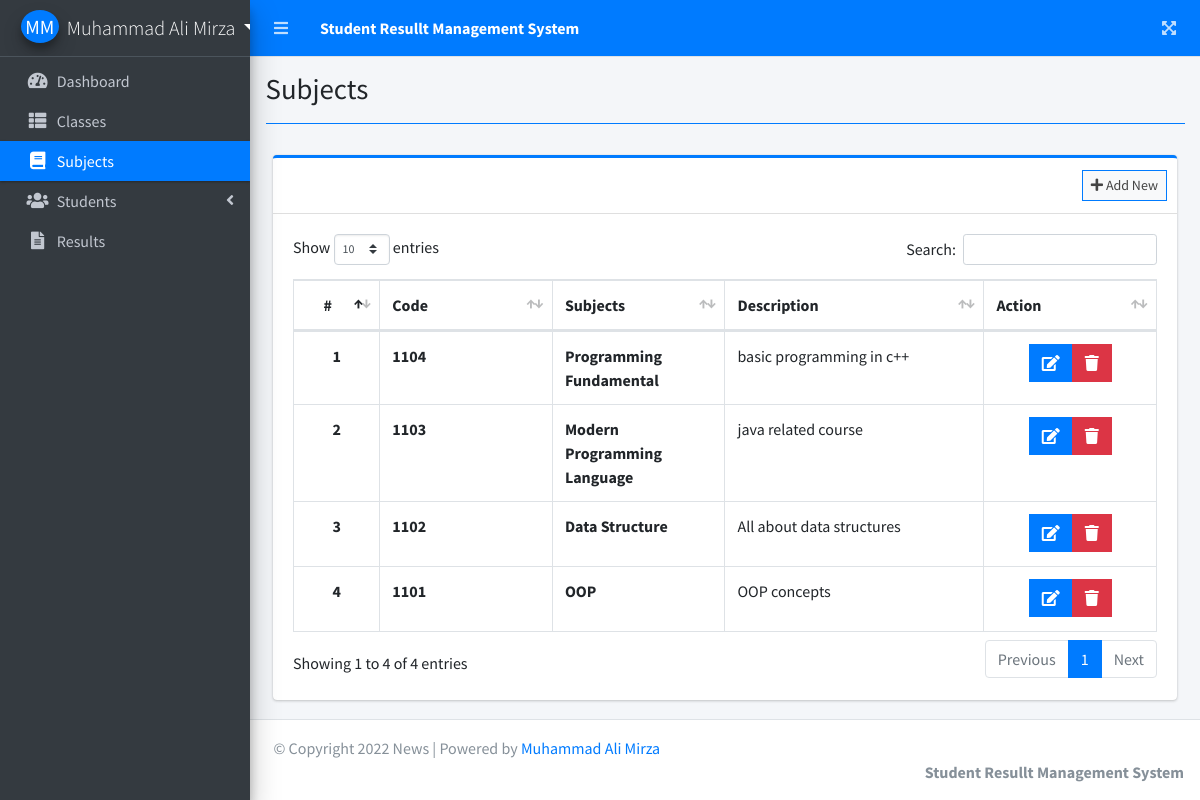
Screenshot of /index.php?page=subjects (signed in) with the database file from the repository.
### tables this page shows
CREATE TABLE `subjects` (
  `id` int(30) NOT NULL,
  `subject_code` varchar(50) NOT NULL,
  `subject` varchar(200) NOT NULL,
  `description` text NOT NULL,
  `date_created` datetime NOT NULL DEFAULT current_timestamp()
);

### subjects.php (the view, shortened to what this page needs)
<?php include'db_connect.php' ?>
<div class="col-lg-12">
	<div class="card card-outline card-primary">
		<div class="card-header">
			<div class="card-tools">
				<a class="btn btn-block btn-sm btn-default btn-flat border-primary new_subject" href="javascript:void(0)"><i class="fa fa-plus"></i> Add New</a>
			</div>
		</div>
		<div class="card-body">
			<table class="table tabe-hover table-bordered" id="list">
				<colgroup>
					<col width="10%">
					<col width="20%">
					<col width="20%">
					<col width="30%">
					<col width="20%">
				</colgroup>
				<thead>
					<tr>
						<th class="text-center">#</th>
						<th>Code</th>
						<th>Subjects</th>
						<th>Description</th>
						<th>Action</th>
					</tr>
				</thead>
				<tbody>
					<?php
					$i = 1;
					$qry = $conn->query("SELECT * FROM subjects order by unix_timestamp(date_created) desc ");
					while($row= $qry->fetch_assoc()):
					?>
					<tr>
						<th class="text-center"><?php echo $i++ ?></th>
						<td><b><?php echo ucwords($row['subject_code']) ?></b></td>
						<td><b><?php echo ucwords($row['subject']) ?></b></td>
						<td><p class=""><?php echo $row['description'] ?></p></td>
						<td class="text-center">
		                    <div class="btn-group">
		                        <a href="javascript:void(0)" data-id='<?php echo $row['id'] ?>' class="btn btn-primary btn-flat manage_subject">
		                          <i class="fas fa-edit"></i>
		                        </a>
		                        <button type="button" class="btn btn-danger btn-flat delete_subject" data-id="<?php echo $row['id'] ?>">
		                          <i class="fas fa-trash"></i>
		                        </button>
	                      </div>
						</td>
					</tr>
				<?php endwhile; ?>
				</tbody>
			</table>
		</div>
	</div>
</div>

### index.php (shortened to what this page needs)
<!DOCTYPE html>
<html lang="en">
<?php
	include 'header.php'
?>
<body class="hold-transition sidebar-mini layout-fixed layout-navbar-fixed layout-footer-fixed">
<div class="wrapper">
  <?php include 'topbar.php' ?>
  <?php include 'sidebar.php' ?>
  <div class="content-wrapper">
    <div class="content-header">
      <div class="container-fluid">
        <div class="row mb-2">
          <div class="col-sm-6">
            <h1 class="m-0"><?php echo $title ?></h1>
          </div>
        </div>
            <hr class="border-primary">
      </div>
    </div>
    <section class="content">
      <div class="container-fluid">
         <?php
            $page = isset($_GET['page']) ? $_GET['page'] : 'home';
            if(!file_exists($page.".php")){
                include '404.html';
            }else{
            include $page.'.php';
            }
          ?>
      </div>
    </section>
  </div>
  <footer class="main-footer">
  <div class="col-md-12"><span>© Copyright 2022 News | Powered by <a href="">Muhammad Ali Mirza</a></span></div>
    <div class="float-right d-none d-sm-inline-block">
      <b><?php echo $_SESSION['system']['name'] ?></b>
    </div>
  </footer>
</div>
</body>
</html>

### header.php (shortened to what this page needs)
<head>
  <?php
  $title = isset($_GET['page']) ? ucwords(str_replace("_", ' ', $_GET['page'])) : "Home";
  $title = str_replace("Persons Companies","Persons/Companies",$title);
  ?>
  <link rel="stylesheet" href="assets/plugins/fontawesome-free/css/all.min.css">
  <link rel="stylesheet" href="assets/plugins/overlayScrollbars/css/OverlayScrollbars.min.css">
  <link rel="stylesheet" href="assets/plugins/datatables-bs4/css/dataTables.bootstrap4.min.css">
  <link rel="stylesheet" href="assets/plugins/datatables-responsive/css/responsive.bootstrap4.min.css">
  <link rel="stylesheet" href="assets/plugins/datatables-buttons/css/buttons.bootstrap4.min.css">
  <link rel="stylesheet" href="assets/plugins/select2/css/select2.min.css">
  <link rel="stylesheet" href="assets/plugins/select2-bootstrap4-theme/select2-bootstrap4.min.css">
  <link rel="stylesheet" href="assets/plugins/sweetalert2-theme-bootstrap-4/bootstrap-4.min.css">
  <link rel="stylesheet" href="assets/plugins/toastr/toastr.min.css">
  <link rel="stylesheet" href="assets/plugins/dropzone/min/dropzone.min.css">
  <link rel="stylesheet" href="assets/dist/css/jquery.datetimepicker.min.css">
  <link rel="stylesheet" href="assets/plugins/icheck-bootstrap/icheck-bootstrap.min.css">
  <link rel="stylesheet" href="assets/plugins/bootstrap4-toggle/css/bootstrap4-toggle.min.css">
  <link rel="stylesheet" href="assets/dist/css/adminlte.min.css">
  <link rel="stylesheet" href="assets/dist/css/styles.css">
  <link rel="stylesheet" href="assets/plugins/summernote/summernote-bs4.min.css">
</head>

### topbar.php (shortened to what this page needs)
<nav class="main-header navbar navbar-expand navbar-primary navbar-dark ">
  <ul class="navbar-nav">
    <?php if(isset($_SESSION['login_id'])): ?>
    <li class="nav-item">
      <a class="nav-link" data-widget="pushmenu" href="" role="button"><i class="fas fa-bars"></i></a>
    </li>
  <?php endif; ?>
    <li>
      <a class="nav-link text-white"  href="./" role="button"> <large><b><?php echo $_SESSION['system']['name'] ?></b></large></a>
    </li>
  </ul>
  <ul class="navbar-nav ml-auto">
    <li class="nav-item">
      <a class="nav-link" data-widget="fullscreen" href="#" role="button">
        <i class="fas fa-expand-arrows-alt"></i>
      </a>
    </li>
  </ul>
</nav>

### sidebar.php (shortened to what this page needs)
<aside class="main-sidebar sidebar-dark-primary elevation-4">
  <div class="dropdown">
 	<a href="javascript:void(0)" class="brand-link dropdown-toggle" data-toggle="dropdown" aria-expanded="true">
      <?php if(empty($_SESSION['login_avatar'])): ?>
      <span class="brand-image img-circle elevation-3 d-flex justify-content-center align-items-center bg-primary text-white font-weight-500" style="width: 38px;height:50px"><?php echo strtoupper(substr($_SESSION['login_firstname'], 0,1).substr($_SESSION['login_lastname'], 0,1)) ?></span>
      <?php else: ?>
        <span class="image">
          <img src="../assets/uploads/<?php echo $_SESSION['login_avatar'] ?>" style="width: 38px;height:38px" class="img-circle elevation-2" alt="User Image">
        </span>
      <?php endif; ?>
      <span class="brand-text font-weight-light"><?php echo ucwords($_SESSION['login_firstname'].' '.$_SESSION['login_lastname']) ?></span>
    </a>
  </div>
  <div class="sidebar">
    <nav class="mt-2">
      <ul class="nav nav-pills nav-sidebar flex-column nav-flat" data-widget="treeview" role="menu" data-accordion="false">
        <li class="nav-item dropdown">
          <a href="./" class="nav-link nav-home">
            <i class="nav-icon fas fa-tachometer-alt"></i>
            <p>
              Dashboard
            </p>
          </a>
        </li>
        <li class="nav-item dropdown">
          <a href="./index.php?page=classes" class="nav-link nav-classes">
            <i class="nav-icon fas fa-th-list"></i>
            <p>
              Classes
            </p>
          </a>
        </li>
        <li class="nav-item dropdown">
          <a href="./index.php?page=subjects" class="nav-link nav-subjects">
            <i class="nav-icon fas fa-book"></i>
            <p>
              Subjects
            </p>
          </a>
        </li>
        <li class="nav-item">
          <a href="#" class="nav-link nav-edit_student">
            <i class="nav-icon fas fa-users"></i>
            <p>
              Students
              <i class="right fas fa-angle-left"></i>
            </p>
          </a>
        </li>
         <li class="nav-item dropdown">
          <a href="./index.php?page=results" class="nav-link nav-results nav-new_result nav-edit_result">
            <i class="nav-icon fas fa-file-alt"></i>
            <p>
              Results
            </p>
          </a>
        </li>
      </ul>
    </nav>
  </div>
</aside>

### rows the page displays
subjects: subject_code "1104", subject "Programming Fundamental", description "basic programming in c++"
subjects: subject_code "1103", subject "Modern Programming Language", description "java related course"
subjects: subject_code "1102", subject "Data Structure", description "All about data structures"
subjects: subject_code "1101", subject "OOP", description "OOP concepts"

### other values shown
$_SESSION['system']['name'] "Student Resullt Management System"
$_SESSION['login_firstname'].' '.$_SESSION['login_lastname'] "Muhammad Ali Mirza"
$title "Subjects"
